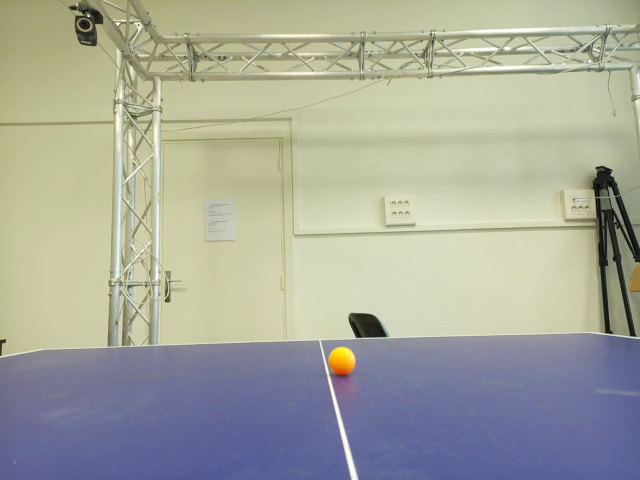
#> input picture frame 25 of roboflow/dataset_labelise/video_immobile/video_immobile.mp4, 640 x 480 px
$ jupyter execute --allow-errors metrics.ipynb
#> lines starting #> are read from the running program, lines starting #| are printed output that depends on the picture; after the words box and inside, x2 and y2 are one past the last pixel; in counts of white or black regions, pixels touching at a corner belong together
### utils/tracking_utils_2D.py
import cv2
import numpy as np
import mediapipe as mp
from collections import deque

class TablePnPEstimator:
    # [25 lines left out: functions __init__, update_camera_pose, project_ball_to_table_plane, not called in this run]

class PingPongUmpire:
    # [34 lines left out: functions __init__, update, _detect_bounce, _analyze_bounce, not called in this run]

class CourtVisualizer:
    # [27 lines left out: functions __init__, draw, not called in this run]

class BallTracker:
    def __init__(self, buffer_size=20, max_jump_dist=200, window_name="Smart Tracker"):
        self.pts = deque(maxlen=buffer_size)
        self.w_history = deque(maxlen=5)
        self.window_name = window_name
        self.min_circularity = 0.5
        self.max_jump_dist = max_jump_dist

        self.last_center = None
        self.last_w = 0
        self.velocity = (0, 0)
        self.missing_frames = 0
        self.MAX_COAST_FRAMES = 7

    def setup_trackbars(self):
        def nothing(x): pass
        cv2.createTrackbar("Lower Hue", self.window_name, 5, 179, nothing)
        cv2.createTrackbar("Upper Hue", self.window_name, 25, 179, nothing)
        cv2.createTrackbar("Lower Sat", self.window_name, 130, 255, nothing)
        cv2.createTrackbar("Upper Sat", self.window_name, 255, 255, nothing)
        cv2.createTrackbar("Lower Val", self.window_name, 100, 255, nothing)
        cv2.createTrackbar("Upper Val", self.window_name, 255, 255, nothing)

    # [94 lines left out: function process, not called in this run]

class PlayerDetector:
    def __init__(self):
        self.mp_pose = mp.solutions.pose
        self.mp_drawing = mp.solutions.drawing_utils
        self.pose = self.mp_pose.Pose(min_detection_confidence=0.5, min_tracking_confidence=0.5, model_complexity=1)

    # [8 lines left out: function process, not called in this run]

### metrics.ipynb
# Compare models

## Load results from models
Format : liste [num de frame, x_centroïde, y_centroïde, confiance]

### YOLO

[cell 1]
import cv2
from ultralytics import YOLO

def extraire_centroid_balle_bbox(model_path, target_class, video_path, frame_step=1):
    # 1. Chargement du modèle
    model = YOLO(model_path)

    # Identification de l'ID de la classe
    class_ids = {v: k for k, v in model.names.items()}
    if target_class not in class_ids:
        print(f"Classe '{target_class}' introuvable.")
        return []
    target_id = class_ids[target_class]

    cap = cv2.VideoCapture(video_path)
    resultats_centroids = []
    frame_idx = 0

    while cap.isOpened():
        ret, frame = cap.read()
        if not ret:
            break

       # if frame_idx % frame_step == 0:
            # Inférence
        results = model(frame, verbose=False)[0]

        # On parcourt les boîtes détectées
        for box in results.boxes:
            cls_id = int(box.cls[0])
            if cls_id == target_id:
                # On peut utiliser .xywh qui donne directement le centre (x, y)
                # format : [x_centre, y_centre, largeur, hauteur]
                x_c, y_c, w, h = box.xywh[0].tolist()

                conf = float(box.conf[0])

                # On stocke : [Frame, Centroïde_X, Centroïde_Y, Confiance]
                resultats_centroids.append([frame_idx, int(x_c), int(y_c), conf])

        frame_idx += 1

    cap.release()
    return resultats_centroids

#> (a cell that did not finish here is left out)

#> (a cell that did not finish here is left out)

yolo_simple = extraire_centroid_balle_bbox("roboflow/models/best-2.pt", "ball", "roboflow/dataset_labelise/video_simple/video_simple.mp4", frame_step=5)

### CV2

[cell 4]
import cv2
import numpy as np
from utils.tracking_utils_2D import BallTracker, PlayerDetector, TablePnPEstimator

clicked_points = []

def mouse_callback(event, x, y, flags, param):
    global clicked_points
    if event == cv2.EVENT_LBUTTONDOWN and len(clicked_points) < 4:
        clicked_points.append((x, y))

def main(video_path):
    global clicked_points
    ball_positions = []

    VIDEO_PATH = video_path
    WINDOW_MAIN = "Smart Tracker (Video)"
    TARGET_WIDTH = 800
    LOOP_VIDEO = False

    cv2.namedWindow(WINDOW_MAIN, cv2.WINDOW_NORMAL)
    cv2.setMouseCallback(WINDOW_MAIN, mouse_callback)

    ball_tracker = BallTracker(buffer_size=32, max_jump_dist=400, window_name=WINDOW_MAIN)
    ball_tracker.setup_trackbars()
    player_detector = PlayerDetector()

    stream = cv2.VideoCapture(VIDEO_PATH)
    if not stream.isOpened(): return []

    ret, initial_frame = stream.read()
    if not ret: return []

    height, width = initial_frame.shape[:2]

    pnp_estimator = TablePnPEstimator(frame_width=width, frame_height=height)

    while len(clicked_points) < 4:
        temp_frame = initial_frame.copy()
        for pt in clicked_points:
            cv2.circle(temp_frame, pt, 5, (0, 255, 255), -1)

        instruction = f"Click 4 corners: Net L, Near L, Near R, Net R ({len(clicked_points)}/4)"
        cv2.putText(temp_frame, instruction, (10, 30), cv2.FONT_HERSHEY_SIMPLEX, 0.6, (0, 0, 255), 2)
        cv2.imshow(WINDOW_MAIN, temp_frame)
        if cv2.waitKey(1) == ord('q'): return []

    pnp_estimator.update_camera_pose(clicked_points)
    stream.set(cv2.CAP_PROP_POS_FRAMES, 0)

    display_text = ""
    display_timer = 0

    print("Analyse lancée... Appuyez sur 'q' pour arrêter et récupérer les données.")

    while True:
        current_frame_idx = int(stream.get(cv2.CAP_PROP_POS_FRAMES))

        ret, frame = stream.read()
        if not ret:
            break


        cv2.polylines(frame, [np.int32(clicked_points)], True, (0, 255, 0), 2)
        for pt in clicked_points:
            cv2.circle(frame, pt, 5, (0, 255, 255), -1)

        frame = player_detector.process(frame)
        frame, ball_center, ball_w = ball_tracker.process(frame)

        if ball_center is not None:
            conf = getattr(ball_tracker, 'last_confidence', 1.0)
            ball_positions.append([
                current_frame_idx,
                round(ball_center[0], 2),
                round(ball_center[1], 2),
                round(conf, 2)
            ])


        if display_timer > 0:
            color = (0, 255, 0) if "IN" in display_text else (0, 0, 255)
            cv2.putText(frame, display_text, (50, 100), cv2.FONT_HERSHEY_SIMPLEX, 1.5, color, 4, cv2.LINE_AA)
            display_timer -= 1

        cv2.imshow(WINDOW_MAIN, frame)

        if cv2.waitKey(1) == ord('q'): break

    stream.release()
    cv2.destroyAllWindows()

    return ball_positions

#> (a cell that did not finish here is left out)

#> (a cell that did not finish here is left out)

### Basic CV2

[cell 7]
import cv2
import numpy as np

def extraire_coords_hsv(video_name, video_path, frame_step=1):
    """
    Détecte la balle par couleur HSV et renvoie les centroïdes.
    Sortie : Liste de [num_frame, x_centroïde, y_centroïde, confiance]
    """
#> called with video_name = 'video_immobile', frame_step = 15
    cap = cv2.VideoCapture(video_path)
    if not cap.isOpened():
        print(f"Erreur : Impossible d'ouvrir la vidéo {video_path}")
        return []

    lower_color = np.array([5, 150, 150])
    upper_color = np.array([15, 255, 255])

    resultats = []
    frame_idx = 0

    while True:
        ret, frame = cap.read()
#> frame is the input picture: shape (480, 640, 3); mean B, G, R 156, 168.4, 166.5
        if not ret:
            break
        if frame_idx % frame_step == 0:
            hsv = cv2.cvtColor(frame, cv2.COLOR_BGR2HSV)
#> hsv: shape (480, 640, 3); mean H, S, V 55.9, 53.9, 180
            mask = cv2.inRange(hsv, lower_color, upper_color)
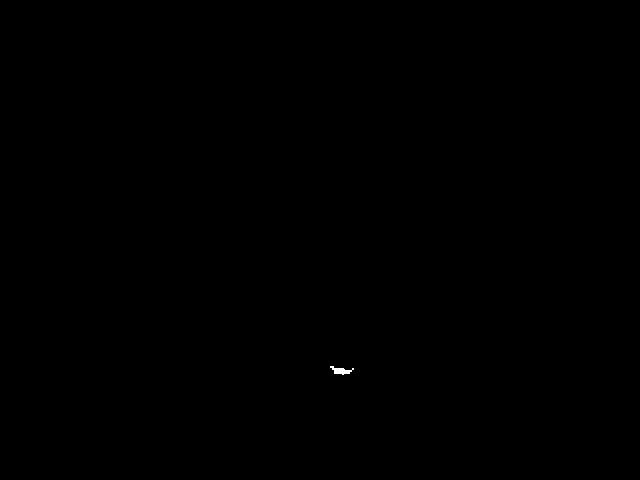
#> mask: shape (480, 640); 0.03% white; 1 white region, box (x1, y1, x2, y2) and area: (330, 366, 354, 375) 107

            mask = cv2.medianBlur(mask, 5)
#> mask: shape (480, 640); 0.03% white; 1 white region, box (x1, y1, x2, y2) and area: (332, 367, 351, 374) 89
            mask = cv2.dilate(mask, None, iterations=2)
#> mask: shape (480, 640); 0.07% white; 1 white region

            contours, _ = cv2.findContours(mask, cv2.RETR_EXTERNAL, cv2.CHAIN_APPROX_SIMPLE)
#> contours = 1 contour; box (x1, y1, x2, y2) and area: (330, 365, 353, 376) 181

            for cnt in contours:
                area = cv2.contourArea(cnt)
                if area > 50:  # Filtre de taille minimum
                    (x, y), radius = cv2.minEnclosingCircle(cnt)
                    resultats.append([frame_idx, int(x), int(y), 1.0])
                    break
#> this loop made 1 pass
#> (area, x, y, radius) on pass 1: (181, 341, 369, 11.7)
#> after the loop, resultats = [[0, 341, 369, 1]]

        frame_idx += 1

    cap.release()
    return resultats
